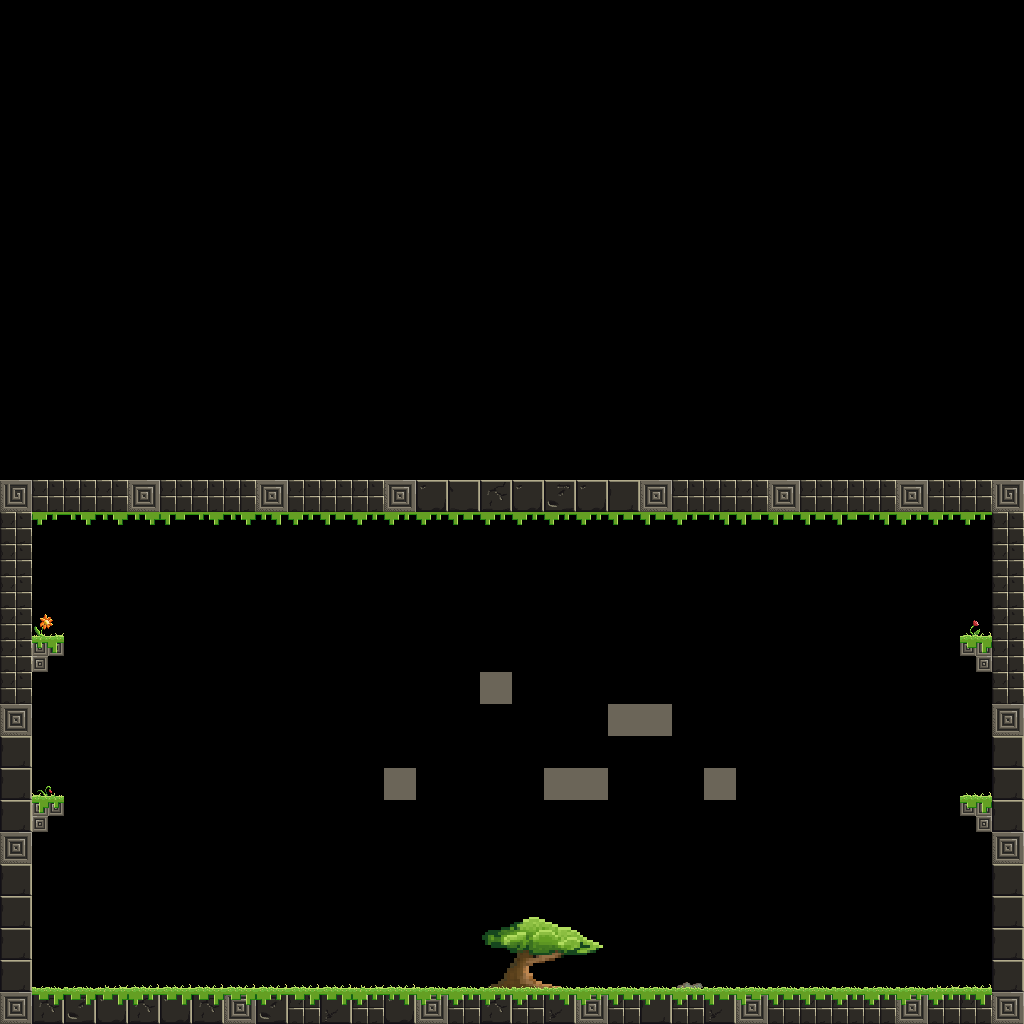

This is a level from a 2D game, rendered from its Tiled map with the project's own tilesets. A one-line summary and the map file follow, with tile-layer data summarised:
An orthogonal 32x32 tile map with 32x32 px tiles, 4 tile layers (background, block, foreground, collectable_1), 2 hidden layers not drawn and 25 objects (8x Triggerable, 5x Integrator, 4x Path, 2x Spawner, 2x Hub, ...).

<map version="1.0" orientation="orthogonal" renderorder="right-down" width="32" height="32" tilewidth="32" tileheight="32" nextobjectid="124">
 <properties>
  <property name="CrownSharing" value="0.0" />
  <property name="GoldRespawn" value="OnTrigger" />
  <property name="Timer" value="2" />
 </properties>
 <tileset firstgid="1" name="jungle_tiles" tilewidth="32" tileheight="32" tilecount="128" columns="16">
  <image source="../jungle_tiles.png" width="512" height="256" />
  <tile id="72">
   <properties>
    <property name="collectable" value="True" />
    <property name="type" value="coin" />
   </properties>
  </tile>
  <tile id="73">
   <properties>
    <property name="Trap" value="Pick" />
   </properties>
   <objectgroup draworder="index" />
  </tile>
  <tile id="74">
   <properties>
    <property name="type" value="ruby" />
   </properties>
  </tile>
  <tile id="75">
   <properties>
    <property name="type" value="diamond" />
   </properties>
  </tile>
 </tileset>
 <layer name="background" width="32" height="32">
  <data>[1024 cells, 23 non-empty, 17 distinct tile ids]</data>
 </layer>
 <layer name="block" width="32" height="32">
  <data>[1024 cells, 98 non-empty, 10 distinct tile ids]</data>
 </layer>
 <layer name="foreground" width="32" height="32">
  <data>[1024 cells, 98 non-empty, 6 distinct tile ids]</data>
 </layer>
 <layer name="collectable_1" width="32" height="32">
  <properties>
   <property name="Hub" value="HUB01" />
   <property name="ONaction" value="invisible" />
   <property name="isActiveByDefault" value="true" />
  </properties>
  <data>[1024 cells, 0 non-empty, 0 distinct tile ids]</data>
 </layer>
 <layer name="collectable_2" width="32" height="32" visible="0">
  <properties>
   <property name="Hub" value="HUB01" />
   <property name="ONaction" value="visible" />
   <property name="isActiveByDefault" value="false" />
  </properties>
  <data>[1024 cells, 78 non-empty, 3 distinct tile ids]</data>
 </layer>
 <objectgroup name="Collision">
  <object id="1" x="0" y="992" width="1024" height="32" />
  <object id="2" x="416" y="480" width="608" height="32" />
  <object id="3" x="0" y="480" width="416" height="32" />
 </objectgroup>
 <objectgroup color="#00ff00" name="Entities">
  <object id="26" name="Crown" x="512" y="952" width="33" height="31" />
  <object id="27" name="Spawner" x="480" y="544" width="36" height="35" />
  <object id="61" name="Spawner" x="544" y="544" width="36" height="35" />
 </objectgroup>
 <objectgroup color="#a40505" name="InteractiveObjects">
  <object id="35" name="HUB05" type="Hub" x="480" y="384" width="64" height="64">
   <properties>
    <property name="ID" value="HUB05" />
    <property name="Threshold" value="0.95" />
   </properties>
   <ellipse />
  </object>
  <object id="103" name="Spike" type="Triggerable" x="32" y="960" width="288" height="32">
   <properties>
    <property name="Hub_in" value="HUB05" />
    <property name="Object" value="Spikes" />
    <property name="Triggerable" value="True" />
    <property name="isActiveByDefault" value="false" />
    <property name="intervalOFF" value="2" />
    <property name="intervalON" value="2" />
    <property name="myRotation" value="0" />
   </properties>
  </object>
  <object id="104" name="Spike" type="Triggerable" x="704" y="960" width="288" height="32">
   <properties>
    <property name="Hub_in" value="HUB05" />
    <property name="Object" value="Spikes" />
    <property name="Triggerable" value="True" />
    <property name="isActiveByDefault" value="false" />
    <property name="intervalOFF" value="2" />
    <property name="intervalON" value="2" />
    <property name="myRotation" value="0" />
   </properties>
  </object>
  <object id="110" name="Switcher" type="Integrator" x="384" y="736" width="32" height="32">
   <properties>
    <property name="Hub_out" value="HUB05" />
    <property name="Object" value="SimpleSwitch" />
    <property name="Parent" value="99" />
    <property name="SwitcherType" value="lance_switch" />
    <property name="isEnableByDefault" value="false" />
    <property name="weight" type="int" value="101" />
   </properties>
  </object>
  <object id="111" name="Spike" type="Triggerable" x="64" y="608" width="32" height="32">
   <properties>
    <property name="Object" value="Spikes" />
    <property name="Parent" value="108" />
    <property name="Triggerable" value="True" />
    <property name="isActiveByDefault" value="true" />
    <property name="intervalOFF" value="2" />
    <property name="intervalON" value="2" />
    <property name="myRotation" value="0" />
   </properties>
  </object>
  <object id="112" name="Switcher" type="Integrator" x="376" y="608" width="32" height="32">
   <properties>
    <property name="Hub_out" value="HUB02" />
    <property name="Object" value="SimpleSwitch" />
    <property name="Parent" value="117" />
    <property name="SwitcherType" value="lance_switch" />
    <property name="isEnableByDefault" value="false" />
    <property name="weight" type="int" value="101" />
   </properties>
  </object>
  <object id="114" name="Switcher" type="Integrator" x="416" y="832" width="32" height="32" rotation="180">
   <properties>
    <property name="Hub_out" value="HUB05" />
    <property name="Object" value="SimpleSwitch" />
    <property name="Parent" value="99" />
    <property name="SwitcherType" value="lance_switch" />
    <property name="isEnableByDefault" value="false" />
    <property name="weight" type="int" value="101" />
   </properties>
  </object>
  <object id="115" name="Switcher" type="Integrator" x="352" y="800" width="32" height="32" rotation="270">
   <properties>
    <property name="Hub_out" value="HUB05" />
    <property name="Object" value="SimpleSwitch" />
    <property name="Parent" value="99" />
    <property name="SwitcherType" value="lance_switch" />
    <property name="isEnableByDefault" value="false" />
    <property name="weight" type="int" value="101" />
   </properties>
  </object>
  <object id="120" name="Launcher" type="Triggerable" x="344" y="640" width="32" height="32" rotation="-180">
   <properties>
    <property name="Child" value="FireBall" />
    <property name="Hub_in" value="HUB02" />
    <property name="Interval" value="1" />
    <property name="Object" value="Launcher" />
    <property name="Parent" type="int" value="117" />
    <property name="isActiveByDefault" value="false" />
    <property name="impulse" value="6" />
    <property name="intervalShoot" value="1" />
    <property name="pool" value="4" />
    <property name="reloadTime" value="5" />
   </properties>
  </object>
  <object id="121" name="SwitchFire" type="Integrator" x="384" y="960" width="64" height="32">
   <properties>
    <property name="Hub_out" value="HUB02" />
    <property name="Object" value="SimpleSwitch" />
    <property name="SwitcherType" value="invisible" />
    <property name="weight" value="150" />
   </properties>
  </object>
  <object id="122" name="Launcher" type="Triggerable" x="352" y="960" width="32" height="32">
   <properties>
    <property name="AimingSide" value="right" />
    <property name="Child" value="FireBall" />
    <property name="Hub_in" value="HUB02" />
    <property name="Interval" value="1" />
    <property name="Object" value="Launcher" />
    <property name="Triggerable" value="True" />
    <property name="isActiveByDefault" value="false" />
    <property name="impulse" value="6" />
    <property name="intervalShoot" value="1" />
    <property name="pool" value="4" />
    <property name="reloadTime" value="5" />
   </properties>
  </object>
  </objectgroup>
 <objectgroup color="#3fd8fa" name="MovingPlatforms">
  <!-- 7 objects omitted --></objectgroup>
 <layer name="additional-preview" width="32" height="32" visible="0">
  <data>[1024 cells, 18 non-empty, 1 distinct tile ids]</data>
 </layer>
</map>
<!-- 8 of 25 objects omitted -->
